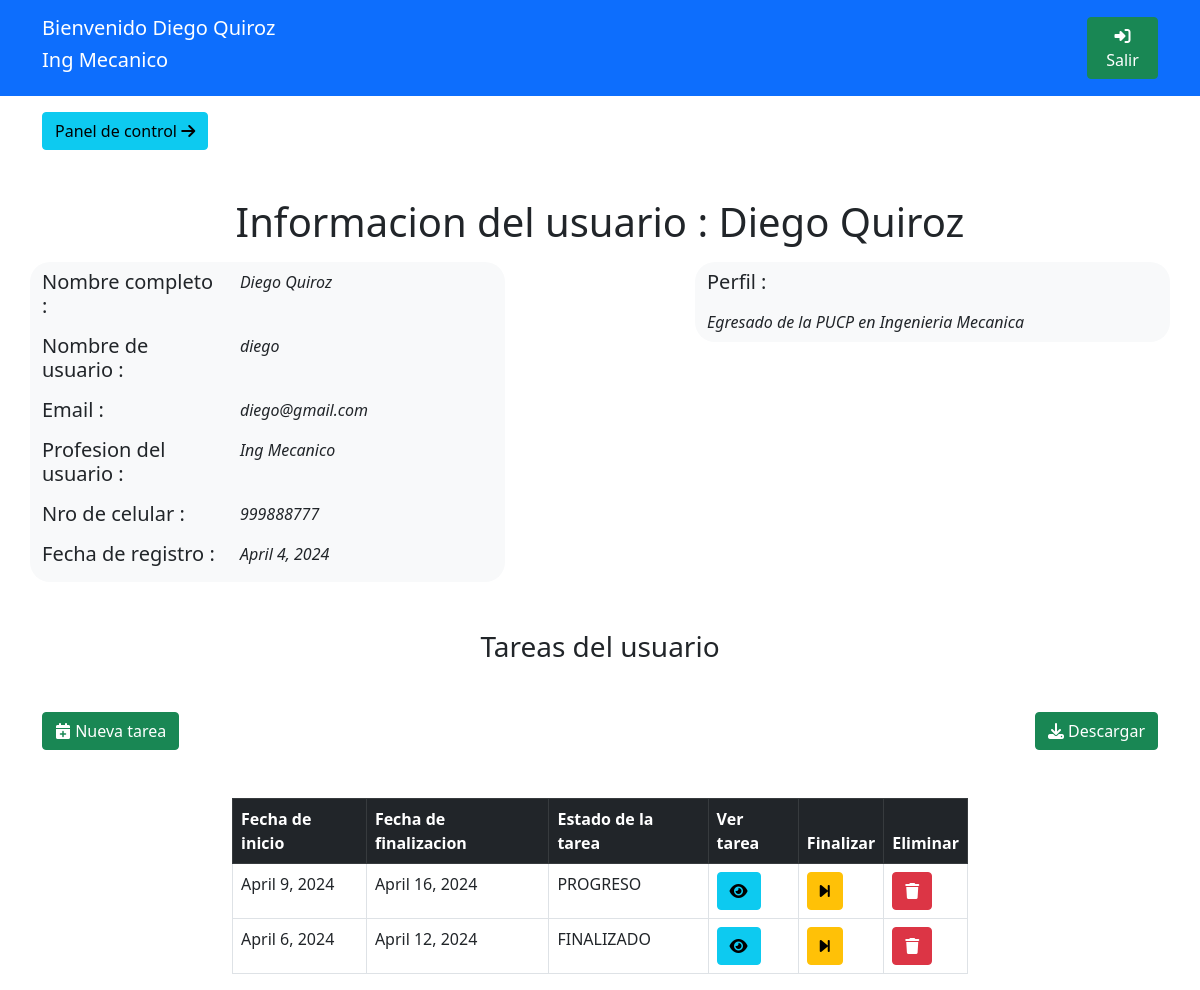
The page /perfilUsuario (signed in) on the database its author committed.
### app4/models.py (models this page shows)
class datosUsuario(models.Model):
    userRel = models.OneToOneField(User,on_delete=models.CASCADE)
    nroCelular = models.CharField(max_length=16, null=True, blank=True)
    profesionUsuario = models.CharField(max_length=64, null=True, blank=True)
    perfilUsuario = models.CharField(max_length=512, null=True, blank=True)
    fechaCreacion = models.DateField(default=date.today)

class tareasSistem(models.Model):
    nombreTarea = models.CharField(max_length=32, null=True, blank=True)
    descripcionTarea = models.CharField(max_length=512, null=True, blank=True)
    fechaFin = models.DateField(default=date.today)
    fechaInicio = models.DateField(default=date.today)
    estadoTarea = models.CharField(max_length=16, null=True, blank=True)
    usuarioCreador = models.ForeignKey(User, on_delete=models.CASCADE, null=True, blank=True)
    usuarioResponsable = models.ForeignKey(datosUsuario, on_delete=models.SET_NULL, null=True, blank=True)

### app4/views.py (the view, shortened to what this page needs)
# urls.py: path('perfilUsuario',views.perfilUsuario,name='perfilUsuario'),
@login_required(login_url='/')
def perfilUsuario(request):
    return render(request,'informacionUsuario.html',{
        'usuariosExtendidos':datosUsuario.objects.all(),
        'tareasTotales':tareasSistem.objects.all()
    })

### app4/templates/informacionUsuario.html (shortened to what this page needs)
{% load static %}
<!DOCTYPE html>
<html>
    <head>
        <link href="https://cdn.jsdelivr.net/npm/bootstrap@5.0.2/dist/css/bootstrap.min.css" rel="stylesheet">
        <link rel="stylesheet" href="https://cdnjs.cloudflare.com/ajax/libs/font-awesome/6.4.0/css/all.min.css" />
    </head>
    <body>
        <div class="bg-primary">
            <div class="container">
                <div class="row justify-content-between align-items-center">
                    <div class="col-4 mt-3 mb-3 text-white">
                        <div class="row">
                            <h5>Bienvenido {{ user.first_name }} {{ user.last_name }}</h5>
                        </div>
                        <div class="row">
                            <h5 id="usuarioNombreJs">{{ user.datosusuario.profesionUsuario }}</h5>
                        </div>
                    </div>
                    <div class="col-1">
                        <a class="btn btn-success" href="{% url 'app4:cerrarSesion' %}"><i class="fa-solid fa-right-to-bracket"></i> Salir</a>
                    </div>
                </div>
            </div>
        </div>
        <div class="container mt-3 mb-3">
            <div>
                <a href="{% url 'app4:consolaAdministrador' %}" class="btn btn-info">Panel de control <i class="fa-solid fa-arrow-right"></i></a>
            </div>
        </div>
        <div class="mt-5 text-center mb-3">
            <h1>Informacion del usuario : {{ user.first_name }} {{ user.last_name }}</h1>
        </div>
        <div class="container">
            <div class="row justify-content-between">
                <div class="col-5 bg-light" style="border-radius: 20px;">
                    <div class="row mb-2 mt-2">
                        <div class="col-5">
                            <h5>Nombre completo : </h5>
                        </div>
                        <div class="col-7">
                            <i>{{ user.first_name }} {{ user.last_name }}</i>
                        </div>
                    </div>
                    <div class="row mb-2">
                        <div class="col-5">
                            <h5>Nombre de usuario : </h5>
                        </div>
                        <div class="col-7">
                            <i>{{ user.username }}</i>
                        </div>
                    </div>
                    <div class="row mb-2">
                        <div class="col-5">
                            <h5>Email : </h5>
                        </div>
                        <div class="col-7">
                            <i>{{ user.email }}</i>
                        </div>
                    </div>
                    <div class="row mb-2">
                        <div class="col-5">
                            <h5>Profesion del usuario : </h5>
                        </div>
                        <div class="col-7">
                            <i>{{ user.datosusuario.profesionUsuario }}</i>
                        </div>
                    </div>
                    <div class="row mb-2">
                        <div class="col-5">
                            <h5>Nro de celular : </h5>
                        </div>
                        <div class="col-7">
                            <i>{{ user.datosusuario.nroCelular }}</i>
                        </div>
                    </div>
                    <div class="row mb-2">
                        <div class="col-5">
                            <h5>Fecha de registro : </h5>
                        </div>
                        <div class="col-7">
                            <i>{{ user.datosusuario.fechaCreacion }}</i>
                        </div>
                    </div>
                </div>
                <div class="col-5 bg-light h-100" style="border-radius: 20px;">
                    <div class="row mb-2 mt-2">
                        <div class="col-5">
                            <h5>Perfil : </h5>
                        </div>
                    </div>
                    <div class="row mb-2">
                        <div class="col-12">
                            <i>{{ user.datosusuario.perfilUsuario }}</i>
                        </div>
                    </div>
                </div>
            </div>
        </div>
        <div class="mt-5 text-center mb-3">
            <h3>Tareas del usuario</h3>
        </div>
        <div class="container mt-5">
            <div class="row justify-content-between">
                <div class="col-2 text-start">
                    <button class="btn btn-success" data-bs-toggle="modal" data-bs-target="#nuevaTarea"><i class="fa-solid fa-calendar-plus"></i> Nueva tarea</button>
                </div>
                <div class="col-2 text-end">
                    <a class="btn btn-success" href="#"><i class="fa-solid fa-download"></i> Descargar</a>
                </div>
            </div>
        </div>
        <div class="mt-5 container">
            <div class="row justify-content-center">
                <div class="col-8">
                    <table class="table table-bordered">
                        <thead class="table-dark">
                            <th>Fecha de inicio</th>
                            <th>Fecha de finalizacion</th>
                            <th>Estado de la tarea</th>
                            <th>Ver tarea</th>
                            <th>Finalizar</th>
                            <th>Eliminar</th>
                        </thead>
                        <tbody>
                            {% for tareaInfo in tareasTotales %}
                            <tr>
                                <td>{{ tareaInfo.fechaInicio }}</td>
                                <td>{{ tareaInfo.fechaFin }}</td>
                                <td>{{ tareaInfo.estadoTarea }}</td>
                                <td><button data-bs-toggle="modal" data-bs-target="#detalleTarea" id="{{ tareaInfo.id }}" onclick="cargarInformacionTarea(this.id)" class="btn btn-info"><i class="fa-solid fa-eye"></i></button></td>
                                <td><a class="btn btn-warning" href="{% url 'app4:finalizarTarea' tareaInfo.id %}"><i class="fa-solid fa-forward-step"></i></a></td>
                                <td><a class="btn btn-danger" href="#"><i class="fa-solid fa-trash"></i></a></td>
                            </tr>
                            {% endfor %}
                        </tbody>
                    </table>
                </div>
            </div>
        </div>
    </body>
</html>

### rows shown on the page
tareasSistem: fechaInicio "April 9, 2024", fechaFin "April 16, 2024", estadoTarea "PROGRESO"
tareasSistem: fechaInicio "April 6, 2024", fechaFin "April 12, 2024", estadoTarea "FINALIZADO"

### other values the page prints
{{ user.first_name }} "Diego"
{{ user.last_name }} "Quiroz"
{{ user.datosusuario.profesionUsuario }} "Ing Mecanico"
{{ user.username }} "diego"
{{ user.email }} "diego@gmail.com"
{{ user.datosusuario.nroCelular }} "999888777"
{{ user.datosusuario.fechaCreacion }} "April 4, 2024"
{{ user.datosusuario.perfilUsuario }} "Egresado de la PUCP en Ingenieria Mecanica"
